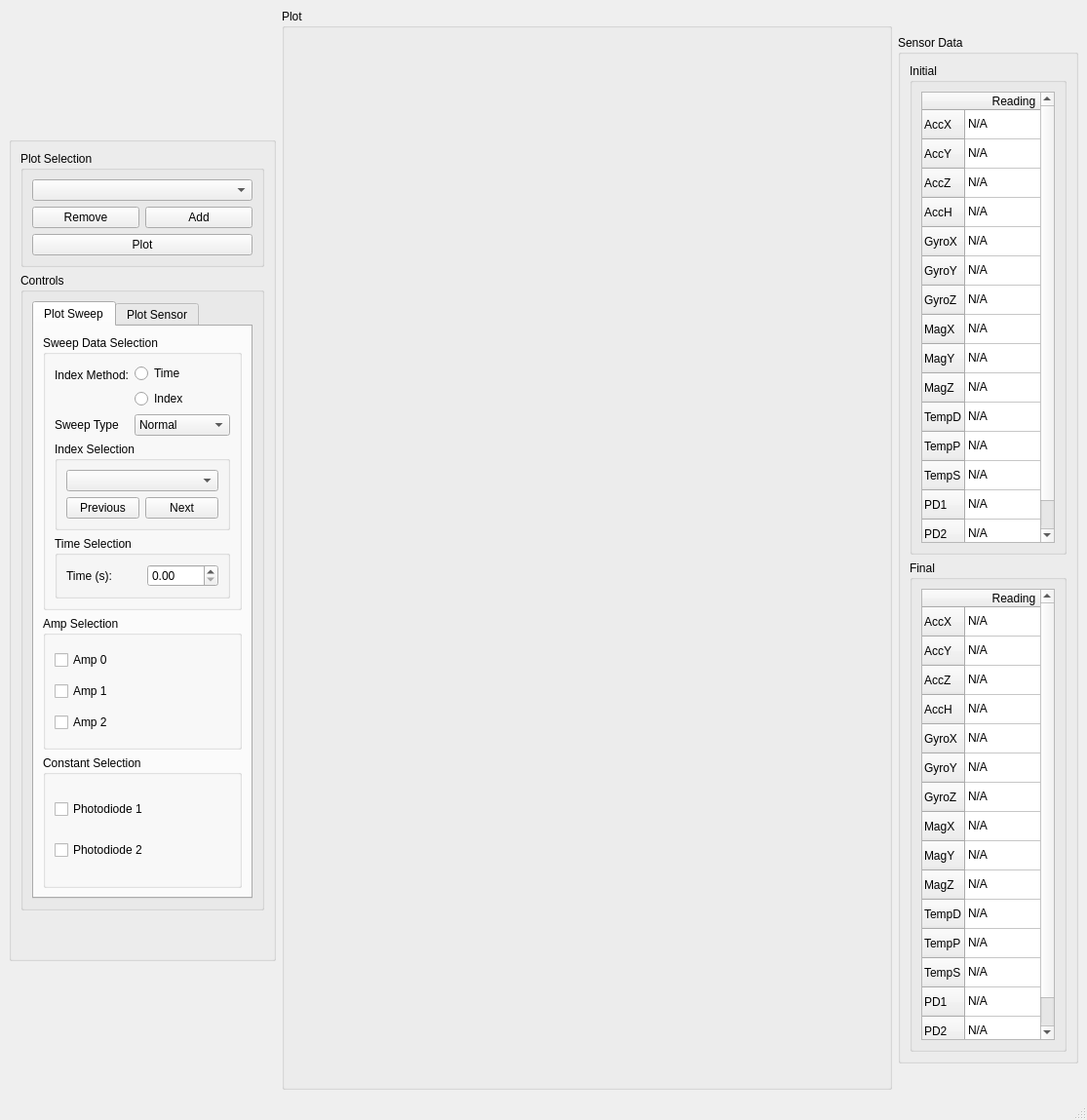
<?xml version="1.0" encoding="UTF-8"?>
<ui version="4.0">
 <class>UDIP_Viewer</class>
 <widget class="QMainWindow" name="UDIP_Viewer">
  <property name="geometry">
   <rect>
    <x>0</x>
    <y>0</y>
    <width>1115</width>
    <height>1149</height>
   </rect>
  </property>
  <property name="windowTitle">
   <string>UDIP Viewer</string>
  </property>
  <widget class="QWidget" name="MainWidget">
   <layout class="QHBoxLayout" name="horizontalLayout">
    <item>
     <widget class="QGroupBox" name="verticalGroupBox">
      <property name="minimumSize">
       <size>
        <width>250</width>
        <height>0</height>
       </size>
      </property>
      <property name="maximumSize">
       <size>
        <width>250</width>
        <height>16777215</height>
       </size>
      </property>
      <layout class="QVBoxLayout" name="verticalLayout_11">
       <property name="sizeConstraint">
        <enum>QLayout::SetFixedSize</enum>
       </property>
       <item>
        <widget class="QGroupBox" name="PlotSelectionBox">
         <property name="title">
          <string>Plot Selection</string>
         </property>
         <layout class="QVBoxLayout" name="verticalLayout_12">
          <item>
           <widget class="QComboBox" name="PlotSelectionCombo"/>
          </item>
          <item>
           <layout class="QHBoxLayout" name="PlotButtonBox">
            <item>
             <widget class="QPushButton" name="RemovePlotButton">
              <property name="text">
               <string>Remove</string>
              </property>
             </widget>
            </item>
            <item>
             <widget class="QPushButton" name="AddPlotButton">
              <property name="text">
               <string>Add</string>
              </property>
             </widget>
            </item>
           </layout>
          </item>
          <item>
           <widget class="QPushButton" name="PlotButton">
            <property name="text">
             <string>Plot</string>
            </property>
           </widget>
          </item>
         </layout>
        </widget>
       </item>
       <item>
        <widget class="QGroupBox" name="ControlsBox">
         <property name="minimumSize">
          <size>
           <width>250</width>
           <height>0</height>
          </size>
         </property>
         <property name="maximumSize">
          <size>
           <width>250</width>
           <height>16777215</height>
          </size>
         </property>
         <property name="title">
          <string>Controls</string>
         </property>
         <layout class="QVBoxLayout" name="verticalLayout_2">
          <item>
           <widget class="QTabWidget" name="ControlTabs">
            <property name="currentIndex">
             <number>0</number>
            </property>
            <widget class="QWidget" name="SweepTab">
             <attribute name="title">
              <string>Plot Sweep</string>
             </attribute>
             <layout class="QVBoxLayout" name="verticalLayout_6">
              <item>
               <widget class="QGroupBox" name="SweepDataSelectionBox">
                <property name="title">
                 <string>Sweep Data Selection</string>
                </property>
                <layout class="QVBoxLayout" name="verticalLayout_3">
                 <item>
                  <layout class="QFormLayout" name="IndexTypeBox">
                   <item row="0" column="0">
                    <widget class="QLabel" name="IndexMethodLabel">
                     <property name="text">
                      <string>Index Method:</string>
                     </property>
                    </widget>
                   </item>
                   <item row="0" column="1">
                    <layout class="QVBoxLayout" name="IndexTypeContainer">
                     <item>
                      <widget class="QRadioButton" name="TimeIndexButton">
                       <property name="text">
                        <string>Time</string>
                       </property>
                       <property name="autoExclusive">
                        <bool>true</bool>
                       </property>
                      </widget>
                     </item>
                     <item>
                      <widget class="QRadioButton" name="IndexIndexButton">
                       <property name="text">
                        <string>Index</string>
                       </property>
                       <property name="autoExclusive">
                        <bool>true</bool>
                       </property>
                      </widget>
                     </item>
                    </layout>
                   </item>
                   <item row="1" column="0">
                    <widget class="QLabel" name="SweepTypeLabel">
                     <property name="text">
                      <string>Sweep Type</string>
                     </property>
                    </widget>
                   </item>
                   <item row="1" column="1">
                    <widget class="QComboBox" name="SweepTypeCombo">
                     <item>
                      <property name="text">
                       <string>Normal</string>
                      </property>
                     </item>
                     <item>
                      <property name="text">
                       <string>Constant</string>
                      </property>
                     </item>
                    </widget>
                   </item>
                  </layout>
                 </item>
                 <item>
                  <widget class="QGroupBox" name="IndexSelectionBox">
                   <property name="title">
                    <string>Index Selection</string>
                   </property>
                   <layout class="QVBoxLayout" name="verticalLayout_5">
                    <item>
                     <widget class="QComboBox" name="IndexSelectionCombo">
                      <property name="currentIndex">
                       <number>-1</number>
                      </property>
                     </widget>
                    </item>
                    <item>
                     <layout class="QHBoxLayout" name="IndexButtonBox">
                      <property name="topMargin">
                       <number>0</number>
                      </property>
                      <item>
                       <widget class="QPushButton" name="PreviousButton">
                        <property name="text">
                         <string>Previous</string>
                        </property>
                       </widget>
                      </item>
                      <item>
                       <widget class="QPushButton" name="NextButton">
                        <property name="text">
                         <string>Next</string>
                        </property>
                       </widget>
                      </item>
                     </layout>
                    </item>
                   </layout>
                  </widget>
                 </item>
                 <item>
                  <widget class="QGroupBox" name="SweepTimeBox">
                   <property name="maximumSize">
                    <size>
                     <width>16777215</width>
                     <height>65</height>
                    </size>
                   </property>
                   <property name="title">
                    <string>Time Selection </string>
                   </property>
                   <layout class="QFormLayout" name="formLayout">
                    <item row="1" column="0">
                     <widget class="QLabel" name="TimeMonoLabel">
                      <property name="text">
                       <string>Time (s):         </string>
                      </property>
                     </widget>
                    </item>
                    <item row="1" column="1">
                     <widget class="QDoubleSpinBox" name="TimeMono">
                      <property name="maximum">
                       <double>9999.000000000000000</double>
                      </property>
                     </widget>
                    </item>
                   </layout>
                  </widget>
                 </item>
                </layout>
               </widget>
              </item>
              <item>
               <widget class="QGroupBox" name="AmpSelectionBox">
                <property name="title">
                 <string>Amp Selection</string>
                </property>
                <layout class="QVBoxLayout" name="verticalLayout_4">
                 <item>
                  <widget class="QCheckBox" name="SweepAmp0">
                   <property name="text">
                    <string>Amp 0</string>
                   </property>
                  </widget>
                 </item>
                 <item>
                  <widget class="QCheckBox" name="SweepAmp1">
                   <property name="text">
                    <string>Amp 1</string>
                   </property>
                  </widget>
                 </item>
                 <item>
                  <widget class="QCheckBox" name="SweepAmp2">
                   <property name="text">
                    <string>Amp 2</string>
                   </property>
                  </widget>
                 </item>
                </layout>
               </widget>
              </item>
              <item>
               <widget class="QGroupBox" name="ConstantSelectionBox">
                <property name="title">
                 <string>Constant Selection</string>
                </property>
                <layout class="QVBoxLayout" name="verticalLayout_10">
                 <item>
                  <widget class="QCheckBox" name="PD1ConstCheck">
                   <property name="text">
                    <string>Photodiode 1</string>
                   </property>
                  </widget>
                 </item>
                 <item>
                  <widget class="QCheckBox" name="PD2ConstCheck">
                   <property name="text">
                    <string>Photodiode 2</string>
                   </property>
                  </widget>
                 </item>
                </layout>
               </widget>
              </item>
             </layout>
            </widget>
            <widget class="QWidget" name="SensTab">
             <attribute name="title">
              <string>Plot Sensor</string>
             </attribute>
             <layout class="QVBoxLayout" name="verticalLayout_7">
              <item>
               <widget class="QGroupBox" name="SensDataSelectionBox">
                <property name="title">
                 <string>Data Selection</string>
                </property>
                <layout class="QVBoxLayout" name="verticalLayout_8">
                 <item>
                  <widget class="QGroupBox" name="SensTimeSelection">
                   <property name="title">
                    <string>Time Selection</string>
                   </property>
                   <layout class="QGridLayout" name="gridLayout">
                    <property name="bottomMargin">
                     <number>9</number>
                    </property>
                    <item row="0" column="0">
                     <widget class="QLabel" name="StartTimeLabel">
                      <property name="text">
                       <string>Start Time (s):</string>
                      </property>
                     </widget>
                    </item>
                    <item row="1" column="0">
                     <widget class="QLabel" name="EndTimeLabel">
                      <property name="text">
                       <string>End Time (s):</string>
                      </property>
                     </widget>
                    </item>
                    <item row="0" column="1">
                     <widget class="QDoubleSpinBox" name="StartTime">
                      <property name="maximum">
                       <double>9999.000000000000000</double>
                      </property>
                     </widget>
                    </item>
                    <item row="1" column="1">
                     <widget class="QDoubleSpinBox" name="EndTime">
                      <property name="maximum">
                       <double>9999.000000000000000</double>
                      </property>
                     </widget>
                    </item>
                   </layout>
                  </widget>
                 </item>
                 <item>
                  <widget class="QGroupBox" name="SensorSelectionBox">
                   <property name="title">
                    <string>Sensor Selection</string>
                   </property>
                   <layout class="QVBoxLayout" name="verticalLayout_9">
                    <item>
                     <widget class="QCheckBox" name="XAccelCheck">
                      <property name="text">
                       <string>X Accelerometer</string>
                      </property>
                     </widget>
                    </item>
                    <item>
                     <widget class="QCheckBox" name="YAccelCheck">
                      <property name="text">
                       <string>Y Accelerometer</string>
                      </property>
                     </widget>
                    </item>
                    <item>
                     <widget class="QCheckBox" name="ZAccelCheck">
                      <property name="text">
                       <string>Z Accelerometer</string>
                      </property>
                     </widget>
                    </item>
                    <item>
                     <widget class="QCheckBox" name="ZAnaAccelCheck">
                      <property name="text">
                       <string>Z Analog Accelerometer</string>
                      </property>
                     </widget>
                    </item>
                    <item>
                     <widget class="QCheckBox" name="XGyroCheck">
                      <property name="text">
                       <string>X Gyro</string>
                      </property>
                     </widget>
                    </item>
                    <item>
                     <widget class="QCheckBox" name="YGyroCheck">
                      <property name="text">
                       <string>Y Gyro</string>
                      </property>
                     </widget>
                    </item>
                    <item>
                     <widget class="QCheckBox" name="ZGyroCheck">
                      <property name="text">
                       <string>Z Gyro</string>
                      </property>
                     </widget>
                    </item>
                    <item>
                     <widget class="QCheckBox" name="XMagCheck">
                      <property name="text">
                       <string>X Mag</string>
                      </property>
                     </widget>
                    </item>
                    <item>
                     <widget class="QCheckBox" name="YMagCheck">
                      <property name="text">
                       <string>Y Mag</string>
                      </property>
                     </widget>
                    </item>
                    <item>
                     <widget class="QCheckBox" name="ZMagCheck">
                      <property name="text">
                       <string>Z Mag</string>
                      </property>
                     </widget>
                    </item>
                    <item>
                     <widget class="QCheckBox" name="DTempCheck">
                      <property name="text">
                       <string>D Temp</string>
                      </property>
                     </widget>
                    </item>
                    <item>
                     <widget class="QCheckBox" name="PTempCheck">
                      <property name="text">
                       <string>P Temp</string>
                      </property>
                     </widget>
                    </item>
                    <item>
                     <widget class="QCheckBox" name="STempCheck">
                      <property name="text">
                       <string>S Temp</string>
                      </property>
                     </widget>
                    </item>
                    <item>
                     <widget class="QCheckBox" name="PD1Check">
                      <property name="text">
                       <string>Photodiode 1</string>
                      </property>
                     </widget>
                    </item>
                    <item>
                     <widget class="QCheckBox" name="PD2Check">
                      <property name="text">
                       <string>Photodiode 2</string>
                      </property>
                     </widget>
                    </item>
                   </layout>
                  </widget>
                 </item>
                </layout>
               </widget>
              </item>
             </layout>
            </widget>
           </widget>
          </item>
         </layout>
        </widget>
       </item>
       <item>
        <spacer name="verticalSpacer">
         <property name="orientation">
          <enum>Qt::Vertical</enum>
         </property>
         <property name="sizeHint" stdset="0">
          <size>
           <width>20</width>
           <height>40</height>
          </size>
         </property>
        </spacer>
       </item>
      </layout>
     </widget>
    </item>
    <item>
     <widget class="QGroupBox" name="PlotBox">
      <property name="title">
       <string>Plot</string>
      </property>
      <layout class="QVBoxLayout" name="verticalLayout">
       <item>
        <widget class="GraphicsLayoutWidget" name="GraphicsLayout" native="true"/>
       </item>
      </layout>
     </widget>
    </item>
    <item>
     <widget class="QGroupBox" name="SensorDataBox">
      <property name="minimumSize">
       <size>
        <width>185</width>
        <height>1055</height>
       </size>
      </property>
      <property name="maximumSize">
       <size>
        <width>185</width>
        <height>1055</height>
       </size>
      </property>
      <property name="title">
       <string>Sensor Data</string>
      </property>
      <property name="alignment">
       <set>Qt::AlignLeading|Qt::AlignLeft|Qt::AlignTop</set>
      </property>
      <layout class="QVBoxLayout" name="verticalLayout_13">
       <item>
        <widget class="QGroupBox" name="SensorInitialBox">
         <property name="maximumSize">
          <size>
           <width>180</width>
           <height>510</height>
          </size>
         </property>
         <property name="title">
          <string>Initial</string>
         </property>
         <layout class="QVBoxLayout" name="verticalLayout_15">
          <item>
           <widget class="QTableWidget" name="SensorInitialTable">
            <property name="maximumSize">
             <size>
              <width>145</width>
              <height>475</height>
             </size>
            </property>
            <row>
             <property name="text">
              <string>AccX</string>
             </property>
            </row>
            <row>
             <property name="text">
              <string>AccY</string>
             </property>
            </row>
            <row>
             <property name="text">
              <string>AccZ</string>
             </property>
            </row>
            <row>
             <property name="text">
              <string>AccH</string>
             </property>
            </row>
            <row>
             <property name="text">
              <string>GyroX</string>
             </property>
            </row>
            <row>
             <property name="text">
              <string>GyroY</string>
             </property>
            </row>
            <row>
             <property name="text">
              <string>GyroZ</string>
             </property>
            </row>
            <row>
             <property name="text">
              <string>MagX</string>
             </property>
            </row>
            <row>
             <property name="text">
              <string>MagY</string>
             </property>
            </row>
            <row>
             <property name="text">
              <string>MagZ</string>
             </property>
            </row>
            <row>
             <property name="text">
              <string>TempD</string>
             </property>
            </row>
            <row>
             <property name="text">
              <string>TempP</string>
             </property>
            </row>
            <row>
             <property name="text">
              <string>TempS</string>
             </property>
            </row>
            <row>
             <property name="text">
              <string>PD1</string>
             </property>
            </row>
            <row>
             <property name="text">
              <string>PD2</string>
             </property>
            </row>
            <column>
             <property name="text">
              <string>Reading</string>
             </property>
            </column>
            <item row="0" column="0">
             <property name="text">
              <string>N/A</string>
             </property>
            </item>
            <item row="1" column="0">
             <property name="text">
              <string>N/A</string>
             </property>
            </item>
            <item row="2" column="0">
             <property name="text">
              <string>N/A</string>
             </property>
            </item>
            <item row="3" column="0">
             <property name="text">
              <string>N/A</string>
             </property>
            </item>
            <item row="4" column="0">
             <property name="text">
              <string>N/A</string>
             </property>
            </item>
            <item row="5" column="0">
             <property name="text">
              <string>N/A</string>
             </property>
            </item>
            <item row="6" column="0">
             <property name="text">
              <string>N/A</string>
             </property>
            </item>
            <item row="7" column="0">
             <property name="text">
              <string>N/A</string>
             </property>
            </item>
            <item row="8" column="0">
             <property name="text">
              <string>N/A</string>
             </property>
            </item>
            <item row="9" column="0">
             <property name="text">
              <string>N/A</string>
             </property>
            </item>
            <item row="10" column="0">
             <property name="text">
              <string>N/A</string>
             </property>
            </item>
            <item row="11" column="0">
             <property name="text">
              <string>N/A</string>
             </property>
            </item>
            <item row="12" column="0">
             <property name="text">
              <string>N/A</string>
             </property>
            </item>
            <item row="13" column="0">
             <property name="text">
              <string>N/A</string>
             </property>
            </item>
            <item row="14" column="0">
             <property name="text">
              <string>N/A</string>
             </property>
            </item>
           </widget>
          </item>
         </layout>
        </widget>
       </item>
       <item>
        <widget class="QGroupBox" name="SensorFinalBox">
         <property name="maximumSize">
          <size>
           <width>180</width>
           <height>510</height>
          </size>
         </property>
         <property name="title">
          <string>Final</string>
         </property>
         <layout class="QVBoxLayout" name="verticalLayout_14">
          <item>
           <widget class="QTableWidget" name="SensorFinalTable">
            <property name="maximumSize">
             <size>
              <width>145</width>
              <height>475</height>
             </size>
            </property>
            <row>
             <property name="text">
              <string>AccX</string>
             </property>
            </row>
            <row>
             <property name="text">
              <string>AccY</string>
             </property>
            </row>
            <row>
             <property name="text">
              <string>AccZ</string>
             </property>
            </row>
            <row>
             <property name="text">
              <string>AccH</string>
             </property>
            </row>
            <row>
             <property name="text">
              <string>GyroX</string>
             </property>
            </row>
            <row>
             <property name="text">
              <string>GyroY</string>
             </property>
            </row>
            <row>
             <property name="text">
              <string>GyroZ</string>
             </property>
            </row>
            <row>
             <property name="text">
              <string>MagX</string>
             </property>
            </row>
            <row>
             <property name="text">
              <string>MagY</string>
             </property>
            </row>
            <row>
             <property name="text">
              <string>MagZ</string>
             </property>
            </row>
            <row>
             <property name="text">
              <string>TempD</string>
             </property>
            </row>
            <row>
             <property name="text">
              <string>TempP</string>
             </property>
            </row>
            <row>
             <property name="text">
              <string>TempS</string>
             </property>
            </row>
            <row>
             <property name="text">
              <string>PD1</string>
             </property>
            </row>
            <row>
             <property name="text">
              <string>PD2</string>
             </property>
            </row>
            <column>
             <property name="text">
              <string>Reading</string>
             </property>
            </column>
            <item row="0" column="0">
             <property name="text">
              <string>N/A</string>
             </property>
            </item>
            <item row="1" column="0">
             <property name="text">
              <string>N/A</string>
             </property>
            </item>
            <item row="2" column="0">
             <property name="text">
              <string>N/A</string>
             </property>
            </item>
            <item row="3" column="0">
             <property name="text">
              <string>N/A</string>
             </property>
            </item>
            <item row="4" column="0">
             <property name="text">
              <string>N/A</string>
             </property>
            </item>
            <item row="5" column="0">
             <property name="text">
              <string>N/A</string>
             </property>
            </item>
            <item row="6" column="0">
             <property name="text">
              <string>N/A</string>
             </property>
            </item>
            <item row="7" column="0">
             <property name="text">
              <string>N/A</string>
             </property>
            </item>
            <item row="8" column="0">
             <property name="text">
              <string>N/A</string>
             </property>
            </item>
            <item row="9" column="0">
             <property name="text">
              <string>N/A</string>
             </property>
            </item>
            <item row="10" column="0">
             <property name="text">
              <string>N/A</string>
             </property>
            </item>
            <item row="11" column="0">
             <property name="text">
              <string>N/A</string>
             </property>
            </item>
            <item row="12" column="0">
             <property name="text">
              <string>N/A</string>
             </property>
            </item>
            <item row="13" column="0">
             <property name="text">
              <string>N/A</string>
             </property>
            </item>
            <item row="14" column="0">
             <property name="text">
              <string>N/A</string>
             </property>
            </item>
           </widget>
          </item>
         </layout>
        </widget>
       </item>
      </layout>
     </widget>
    </item>
   </layout>
  </widget>
  <widget class="QMenuBar" name="menubar">
   <property name="geometry">
    <rect>
     <x>0</x>
     <y>0</y>
     <width>1115</width>
     <height>21</height>
    </rect>
   </property>
  </widget>
  <widget class="QStatusBar" name="statusbar"/>
 </widget>
 <customwidgets>
  <customwidget>
   <class>GraphicsLayoutWidget</class>
   <extends>QWidget</extends>
   <header>pyqtgraph</header>
   <container>1</container>
  </customwidget>
 </customwidgets>
 <resources/>
 <connections/>
</ui>
